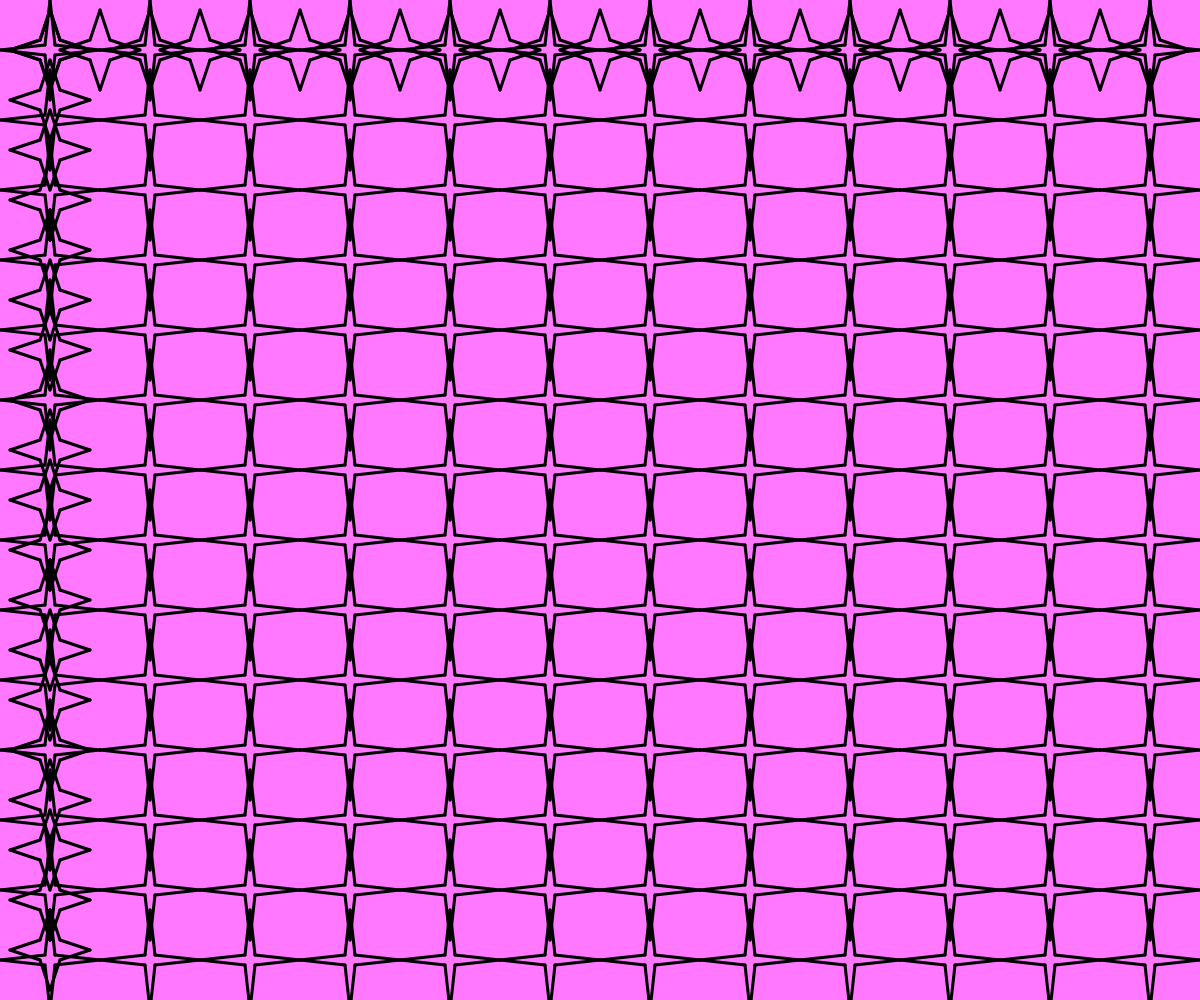
Frame 1 (no input)
Frame 60 (no input): identical to frame 1, image omitted
Frame 120 (the mouse pressed at the canvas centre since frame 60): identical to frame 1, image omitted

The p5.js sketch that drew this single still picture (run headless with seeded random() and noise() and a simulated clock; from frame 60 on, the mouse is pressed at the canvas centre):

// p5.js sketch
// ── sketch.js
function star(x, y, w, c) {
  let r = w / 2;
  push();
  translate(x, y);
  line(-c, -c, 0, -r);
  line(0, -r, c, -c);
  line(c, -c, r, 0);
  line(r, 0, c, c);
  line(c, c, 0, r);
  line(-c, -c, -r, 0);
  line(-r, 0, -c, c);
  line(-c, c, 0, r);
  pop();
}
function setup() {
  createCanvas(windowWidth, windowHeight);
  background(300, 120, 500);
  strokeWeight(3);
  //star (100, 100, 50, 5)
  // star (200, 200, 50, 5)
  // star (300, 100, 50, 5)
  //star (200, 200, 50, 5)

  // drawing a row of stars

  for (let x = 50; x < width; x += 50) star(x, 50, 80, 10);

  // drawing a column of stars

  for (let y = 50; y < height; y += 50) {
    star(50, y, 80, 10);
  }

  // draw a column of rows
  for (let y = 50; y < height; y += 70) {
    // draw a row of stars
    for (let x = 50; x < width; x += 100) {
      star(x, y, 100, 5);
    }
  }
}

function draw() {}
